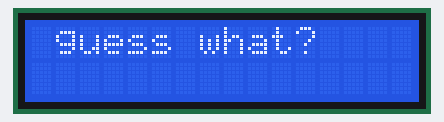
A program run on a simulated ESP32 board running MicroPython. Shown: 16×2 character LCD. Library files of the repository ran but are not shown: i2c_lcd.py; what the program prints to the serial console is not drawn. At 3.1 s the program stops and its outputs stay as they are.

Above: at 0.1 s.
At 1.1 s:
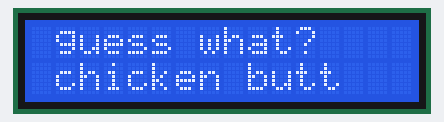
At 3.1 s:
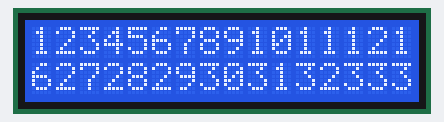

Measured:
- what the display in image 0 shows lasts 1.0 s, from 0.0 s to 1.0 s

The program:

jan12_511.py
```python
from machine import Pin, I2C
import utime
import i2c_lcd

dennis = I2C(0, scl=Pin(23), sda=Pin(22))
devices = dennis.scan()
print(devices)

lcd = i2c_lcd.I2cLcd(dennis, 0x27, 2, 16)

#lcd.clear() ## CLEAR THE SCREEN

lcd.move_to(1,0) ## MOVE THE CURSOR TO FIRST LINE

lcd.putstr('guess what?') ## Print on screen

utime.sleep(1) ## TIME DELAY

lcd.move_to(1,1) ## MOVE THE CURSOR TO SECOND LINE

lcd.putstr('chicken butt') ## Print on screen

utime.sleep(1)

lcd.clear()

utime.sleep(1)

lcd.move_to(0,0)

#lcd.putstr('1234567891011121314151617181920212324252627282930')
lcd.putstr('1234567891011121xxxxxxxxxxxxxxxxxxxxxxxx6272829303132333')

# lcd.move_to(1,1)

#lcd.putstr('knock KNOCK')
```
